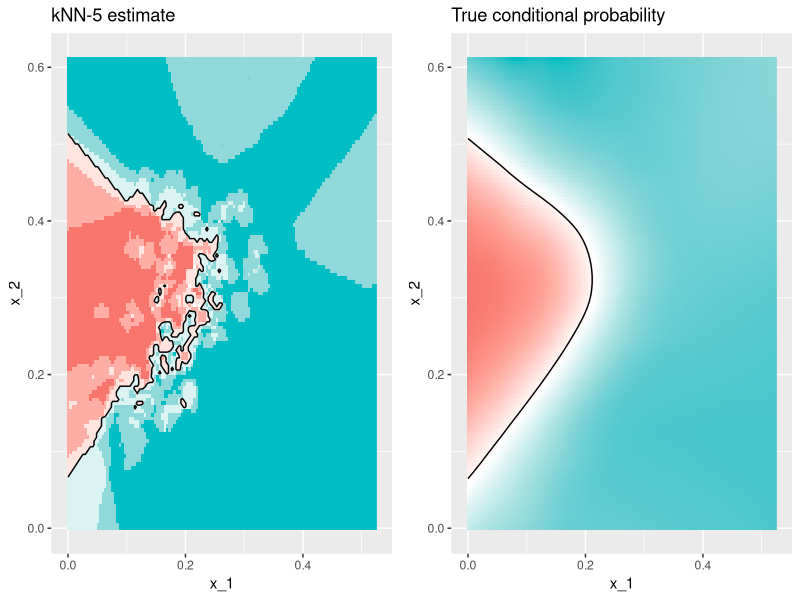
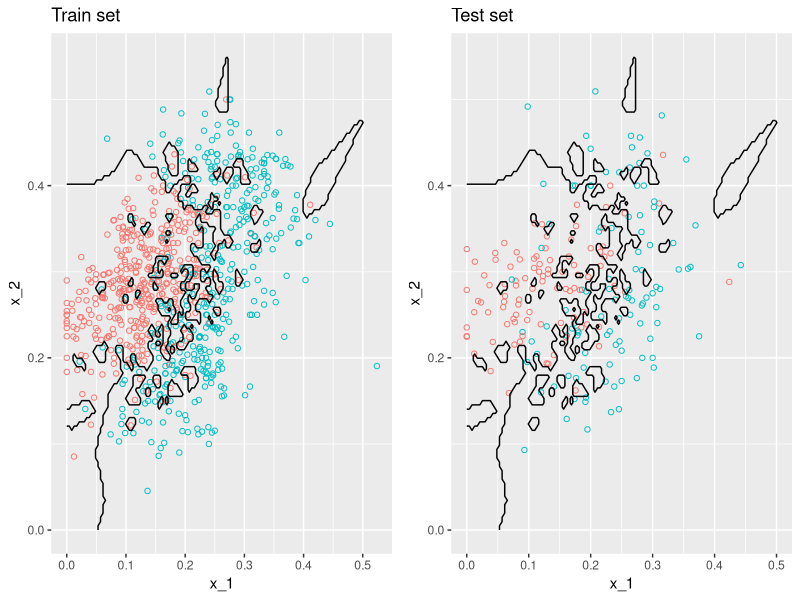
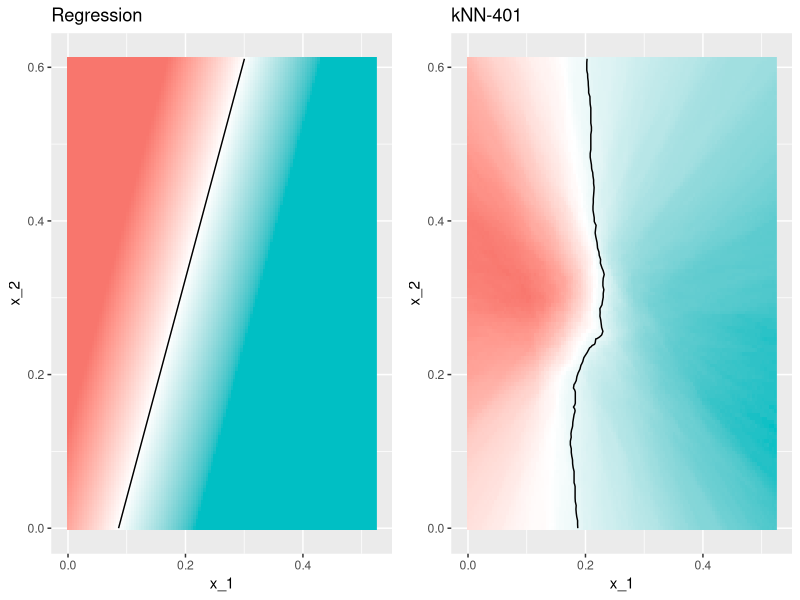
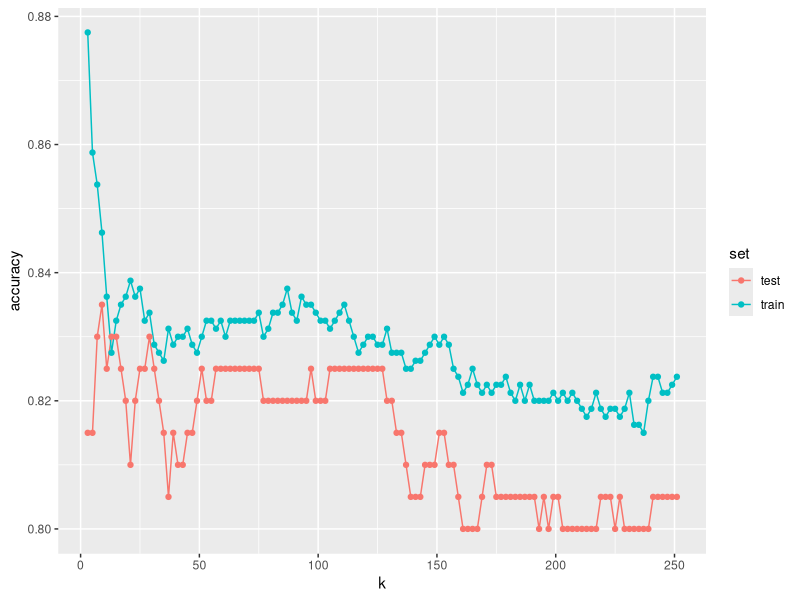

Write R code to recreate these figures, in order. (Note: this script raises an error after producing the figures.)
## ---- chunk 1
#| message: false
library(dslabs)
library(caret)
knn_fit <- knn3(y ~ ., data = mnist_27$train, k = 5)
## ---- chunk 2
y_hat_knn <- predict(knn_fit, mnist_27$test, type = "class")
## ---- chunk 3
mean(y_hat_knn == mnist_27$test$y)
## ---- chunk 4
# We use this function to plot the estimated conditional probabilities
plot_cond_prob <- function(p_hat = NULL){
  tmp <- mnist_27$true_p
  if (!is.null(p_hat)) {
    tmp <- mutate(tmp, p = p_hat)
  }
  tmp |> ggplot(aes(x_1, x_2, z = p)) +
  geom_raster(aes(fill = p), show.legend = FALSE) +
  scale_fill_gradientn(colors = c("#F8766D", "white", "#00BFC4")) +
  stat_contour(breaks = c(0.5), color = "black")
}
## ---- chunk 5
library(tidyverse)
p1 <- plot_cond_prob() + ggtitle("True conditional probability")

p2 <- plot_cond_prob(predict(knn_fit, mnist_27$true_p)[,2]) +
  ggtitle("kNN-5 estimate")
library(gridExtra)

grid.arrange(p2, p1, nrow = 1)
## ---- chunk 6
y_hat_knn <- predict(knn_fit, mnist_27$train, type = "class")
mean(y_hat_knn == mnist_27$train$y)
## ---- chunk 7
knn_fit_1 <- knn3(y ~ ., data = mnist_27$train, k = 1)
y_hat_knn_1 <- predict(knn_fit_1, mnist_27$train, type = "class")
mean(y_hat_knn_1 == mnist_27$train$y)
## ---- chunk 8
y_hat_knn_1 <- predict(knn_fit_1, mnist_27$test, type = "class")
mean(y_hat_knn_1 == mnist_27$test$y)
## ---- chunk 9
tmp <- mnist_27$true_p
tmp$knn <- predict(knn_fit_1, newdata = mnist_27$true_p)[,2]
p1 <- tmp |>
  ggplot() +
  geom_point(data = mnist_27$train, aes(x_1, x_2, color = y),
             pch = 21, show.legend = FALSE) +
  scale_fill_gradientn(colors = c("#F8766D","white","#00BFC4")) +
  stat_contour(aes(x_1, x_2, z = knn), breaks = c(0.5), color = "black") +
  ggtitle("Train set")

p2 <- tmp |>
  ggplot() +
  geom_point(data = mnist_27$test, aes(x_1, x_2, color = y), 
             pch = 21, show.legend = FALSE) +
  scale_fill_gradientn(colors = c("#F8766D","white","#00BFC4")) +
  stat_contour(aes(x_1, x_2, z = knn), breaks = c(0.5), color = "black") +
  ggtitle("Test set")

grid.arrange(p1, p2, nrow = 1)
## ---- chunk 10
knn_fit_401 <- knn3(y ~ ., data = mnist_27$train, k = 401)
y_hat_knn_401 <- predict(knn_fit_401, mnist_27$test, type = "class")
mean(y_hat_knn_401 == mnist_27$test$y)
## ---- chunk 11
fit_lm <- lm(y ~ ., data = mutate(mnist_27$train, y=y == "7"))
p_hat <- predict(fit_lm, newdata = mnist_27$true_p)
p_hat <- scales::squish(p_hat, c(0, 1))
p1 <- plot_cond_prob(p_hat) +
  ggtitle("Regression")

p2 <- plot_cond_prob(predict(knn_fit_401, mnist_27$true_p)[,2]) +
  ggtitle("kNN-401")
  
grid.arrange(p1, p2, nrow = 1)
## ---- chunk 12
ks <- seq(3, 251, 2)
accuracy <- sapply(ks, function(k){
  fit <- knn3(y ~ ., data = mnist_27$train, k = k)
  
  y_hat <- predict(fit, mnist_27$train, type = "class")
  cm_train <- confusionMatrix(y_hat, mnist_27$train$y)
  train_error <- cm_train$overall[["Accuracy"]]
  
  y_hat <- predict(fit, mnist_27$test, type = "class")
  cm_test <- confusionMatrix(y_hat, mnist_27$test$y)
  test_error <- cm_test$overall[["Accuracy"]]
  
  c(train = train_error, test = test_error)
})
## ---- chunk 13
data.frame(k = ks, train = accuracy["train",], test = accuracy["test",]) |>
  pivot_longer(-k, values_to = "accuracy", names_to = "set") |>
  mutate(set = factor(set, levels = c("test", "train"))) |>
  ggplot(aes(k, accuracy, color = set)) + 
  geom_line() +
  geom_point() 
## ---- chunk 14
if (knitr::is_html_output()) {
  knitr::opts_chunk$set(out.width = "500px",
                        out.extra = 'style="display: block; margin-left: auto; margin-right: auto; background-color: #000; padding:3px;"')
} else{
  knitr::opts_chunk$set(out.width = "35%")
}
## ---- chunk 15
knitr::include_graphics("img/cv-1.png")
## ---- chunk 16
knitr::include_graphics("img/cv-3.png")
## ---- chunk 17
knitr::include_graphics("img/cv-4.png")
## ---- chunk 18
knitr::include_graphics("img/cv-5.png")
## ---- chunk 19
knitr::include_graphics("img/cv-6.png")
## ---- chunk 20
knitr::include_graphics("img/cv-7.png")
## ---- chunk 21
knitr::include_graphics("img/cv-8.png")
## ---- chunk 22
knitr::opts_chunk$set(out.width = "70%", out.extra = NULL)
## ---- chunk 23
set.seed(1982)
boot <- train(y ~ ., method = "knn", tuneGrid = data.frame(k=ks), 
              data = mnist_27$train, 
              trControl = trainControl(number = 100))
cv <- train(y ~ ., method = "knn", 
            tuneGrid = data.frame(k = ks), 
            data = mnist_27$train,
            trControl = trainControl(method = "cv", 
                                     number = 10, p = .9))

data.frame(k = ks, naive = accuracy["test",], 
           cv = cv$results[,2],
           boot = boot$results[,2]) |>
  pivot_longer(-k, values_to = "Accuracy", names_to = "set") |>
  mutate(set = factor(set, levels = c("naive", "cv", "boot"),
                      labels = c("Simple", "10-fold", "Bootstrap"))) |>
  ggplot(aes(k, Accuracy, color = set)) + 
  geom_line() 
